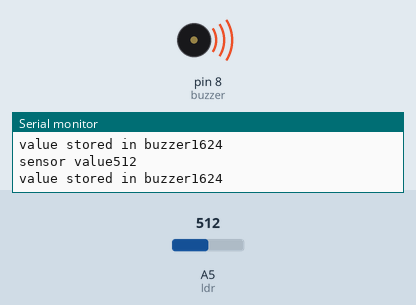
The sketch below on a simulated Arduino Uno, built with avr-gcc and run on an emulated ATmega328P. On the bench: buzzer (waves = sounding), the last lines printed to the serial monitor. The inputs (shaded band) are chosen by the test bench; at power-on: A5 (ldr) = 512.

Above: at 1.2 s.
1.3 s: A5 (ldr) set to 211
At 2.4 s:
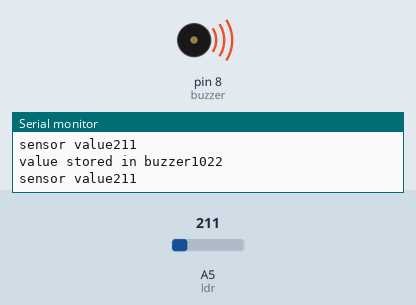
4.3 s: A5 (ldr) set to 186
At 5.4 s:
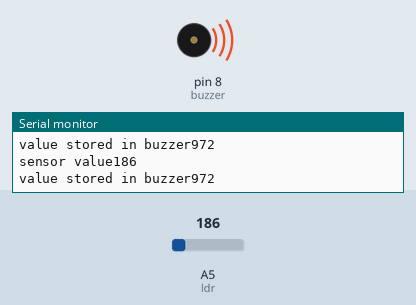
Timing chart, 0 to 7.3 s (numbered marks = the images above; inputs shaded):
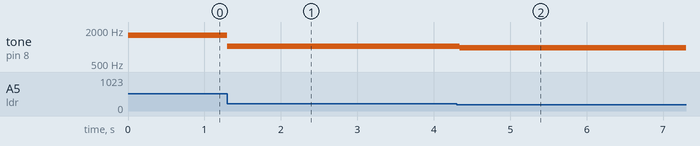

The sketch:

ldr_with_buzzer.ino
```cpp
int buzzer = 8;
int ldr = A5;
int value;
int sensorValue;
void setup(){
  pinMode(buzzer,OUTPUT);
  pinMode(ldr,INPUT);
  Serial.begin(9600);
}
void loop(){
  sensorValue = analogRead(ldr);
  value = 2*(sensorValue)+600;
  tone(buzzer,value);
  delay(10);
  Serial.print("sensor value");
  Serial.println(sensorValue);
  Serial.print("value stored in buzzer");
  Serial.println(value);

}
```

Measured:
- after the input at 1.3 s, tone on pin 8 (buzzer): 1624 Hz → 1022 Hz at once
- after the input at 4.3 s, tone on pin 8 (buzzer): 1022 Hz → 972 Hz at once
